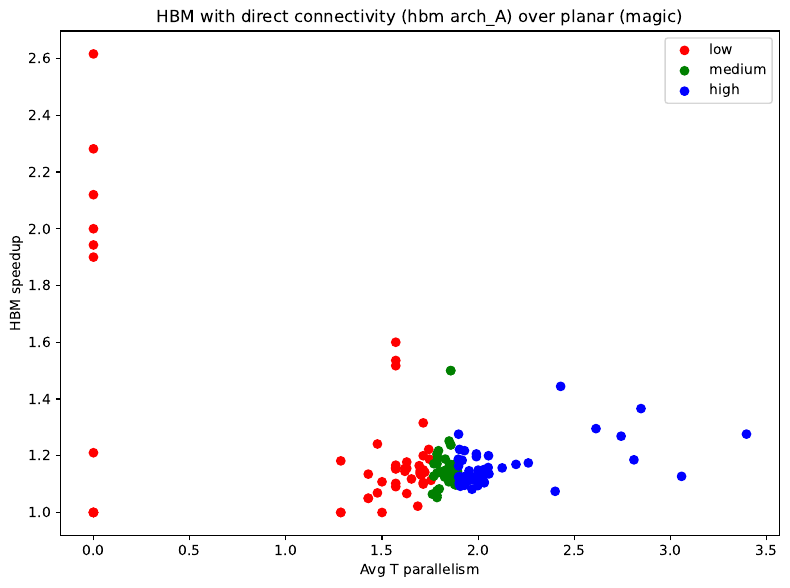

Generate this figure with Python:
import pandas as pd
import matplotlib.pyplot as plt

df = pd.read_csv('../../../combined.csv')

# convert numeric columns
for col in ['magic','hbmA','AvgParallelism']:
    df[col] = pd.to_numeric(df[col], errors='coerce')

df['speedup'] = df['magic'] / df['hbmA']

# create 3 groups based on quantiles
quantiles = df['AvgParallelism'].quantile([0, 1/3, 2/3, 1]).values
labels = ['low','medium','high']
df['parallel_group'] = pd.cut(df['AvgParallelism'], bins=quantiles, labels=labels, include_lowest=True)

# plot
plt.figure(figsize=(8,6))
colors = {'low':'red','medium':'green','high':'blue'}

for group in labels:
    subset = df[df['parallel_group'] == group]
    plt.scatter(subset['AvgParallelism'], subset['speedup'], label=group, color=colors[group])

plt.xlabel('Avg T parallelism')
plt.ylabel('HBM speedup')
plt.title('HBM with direct connectivity (hbm arch_A) over planar (magic)')
plt.legend()
plt.tight_layout()

# plt.show()
plt.savefig("speedup_vs_AvgTParallelism.pdf", dpi=300, bbox_inches='tight')

